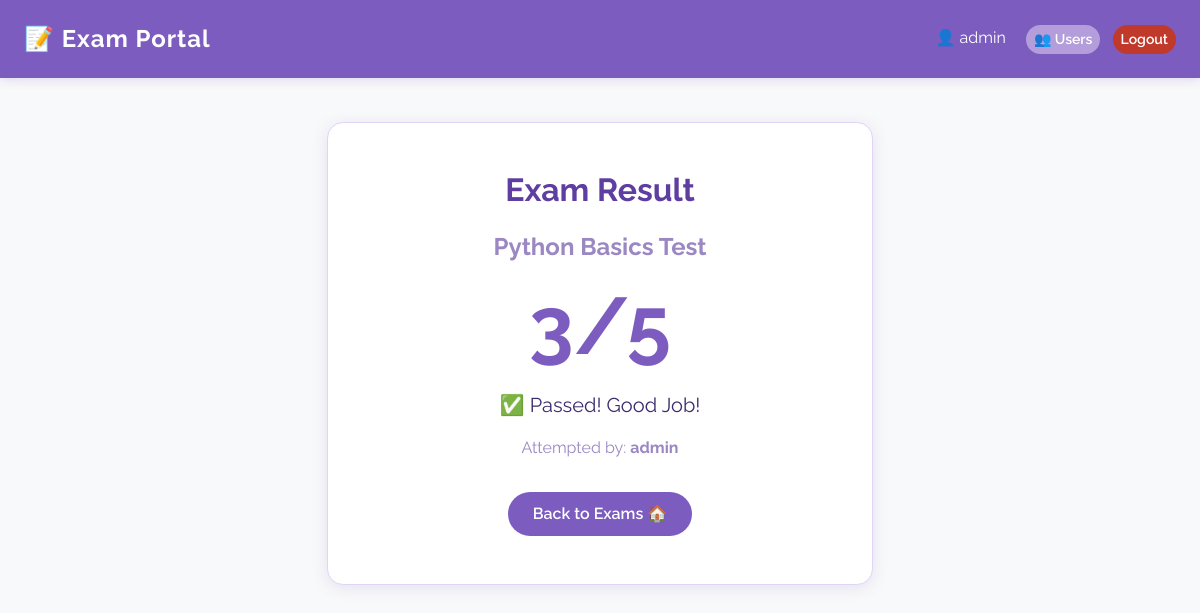
Page /result/1/ (signed in) on the committed database.
### exam/models.py (models this page shows, shortened)
class Result(models.Model):
    user = models.ForeignKey(User, on_delete=models.CASCADE)
    exam = models.ForeignKey(Exam, on_delete=models.CASCADE)
    score = models.IntegerField()
    total = models.IntegerField()
    taken_at = models.DateTimeField(auto_now_add=True)

class Exam(models.Model):
    title = models.CharField(max_length=200)
    description = models.TextField()
    duration = models.IntegerField()  # minutes
    created_at = models.DateTimeField(auto_now_add=True)

### exam/views.py (the view)
# urls.py: path('result/<int:result_id>/', views.result, name='result'),
@login_required
def result(request, result_id):
    result = get_object_or_404(Result, id=result_id)
    return render(request, 'result.html', {'result': result})

### exam/templates/result.html
{% extends 'base.html' %}
{% block content %}
<div class="row justify-content-center">
    <div class="col-md-6">
        <div class="card shadow text-center">
            <div class="card-body p-5">
                <h2 class="fw-bold mb-4"> Exam Result</h2>
                <h4 class="text-muted mb-3">{{ result.exam.title }}</h4>
                <div class="display-1 fw-bold
                    {% if result.score >= result.total|divisibleby:2 %}
                        text-success
                    {% else %}
                        text-danger
                    {% endif %}">
                    {{ result.score }}/{{ result.total }}
                </div>
                <p class="mt-3 fs-5">
                    {% if result.score == result.total %}
                        🏆 Perfect Score! Excellent!
                    {% elif result.score >= result.total|divisibleby:2 %}
                        ✅ Passed! Good Job!
                    {% else %}
                        ❌ Better luck next time!
                    {% endif %}
                </p>
                <p class="text-muted">
                    Attempted by: <strong>{{ result.user.username }}</strong>
                </p>
                <a href="{% url 'home' %}" class="btn btn-primary mt-3">
                    Back to Exams 🏠
                </a>
            </div>
        </div>
    </div>
</div>
{% endblock %}

### exam/templates/base.html (shortened to what this page needs)
{% load static %}
<!DOCTYPE html>
<html>
<head>
    <link href="https://cdn.jsdelivr.net/npm/bootstrap@5.3.0/dist/css/bootstrap.min.css" rel="stylesheet">
    <link rel="stylesheet" href="{% static 'css/style.css' %}">
</head>
<body>
<nav class="navbar navbar-dark px-4 py-3">
    <span class="navbar-brand fw-bold fs-4">📝 Exam Portal</span>
    <div>
        {% if user.is_authenticated %}
            <span class="text-white me-3">👤 {{ user.username }}</span>
            {% if user.is_staff %}
                <a href="{% url 'students_list' %}" class="btn btn-warning btn-sm me-2">👥 Users</a>
            {% endif %}
            <a href="{% url 'logout' %}" class="btn btn-danger btn-sm">Logout</a>
        {% else %}
            <a href="{% url 'login' %}" class="btn btn-primary btn-sm me-2">Login</a>
            <a href="{% url 'register' %}" class="btn btn-success btn-sm">Register</a>
        {% endif %}
    </div>
</nav>
<div class="container mt-4">
    {% block content %}
    {% endblock %}
</div>
</body>
</html>

### static/css/style.css (style rules this page uses)
* { margin: 0; padding: 0; box-sizing: border-box; font-family: 'Raleway', sans-serif; }
body { background: #f5f0ff; min-height: 100vh; color: #3d2c6e; }
.navbar { background: #7c5cbf !important; box-shadow: 0 2px 10px rgba(124, 92, 191, 0.2); padding: 12px 25px; }
.navbar-brand { color: white !important; font-weight: 700; letter-spacing: 1px; }
.text-white { color: white !important; }
.card { background: white; border: 1px solid #e0d4f7; border-radius: 16px; color: #3d2c6e; transition: transform 0.3s; box-shadow: 0 3px 12px rgba(124, 92, 191, 0.1); }
h2, h3, h4, h5, h6 { color: #5e3ea1; font-weight: 700; }
.btn-primary { background: #7c5cbf; border: none; border-radius: 25px; padding: 10px 25px; color: white; font-weight: 600; }
.btn-danger { background: #c0392b; border: none; border-radius: 25px; color: white; font-weight: 600; }
.btn-warning { background: #b39ddb; border: none; border-radius: 25px; color: white; font-weight: 600; }
.display-1 { font-size: 5rem; font-weight: 800; color: #5e3ea1; }
.text-success { color: #7c5cbf !important; }
.text-muted { color: #9b87c2 !important; }
.shadow { box-shadow: 0 3px 15px rgba(124, 92, 191, 0.15) !important; }
.container { padding-top: 20px; }

### exam/templates/base.html (style rules this page uses)
body { background-color: #f8f9fa; }
.navbar { background-color: #343a40; }

### rows in the picture
Result: exam "Python Basics Test", score "3", total "5", user.username "admin"

### other values in the picture
{{ user.username }} "admin"
